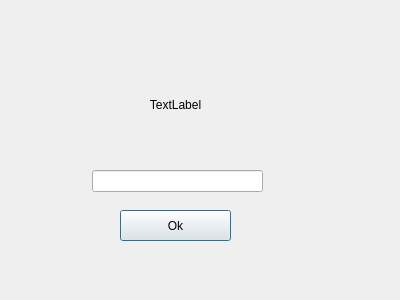
<?xml version="1.0" encoding="UTF-8"?>
<ui version="4.0">
 <class>Dialog</class>
 <widget class="QDialog" name="Dialog">
  <property name="geometry">
   <rect>
    <x>0</x>
    <y>0</y>
    <width>400</width>
    <height>300</height>
   </rect>
  </property>
  <property name="windowTitle">
   <string>Введіть значення</string>
  </property>
  <widget class="QLabel" name="label">
   <property name="geometry">
    <rect>
     <x>90</x>
     <y>90</y>
     <width>171</width>
     <height>31</height>
    </rect>
   </property>
   <property name="text">
    <string>&lt;html&gt;&lt;head/&gt;&lt;body&gt;&lt;p align=&quot;center&quot;&gt;TextLabel&lt;/p&gt;&lt;/body&gt;&lt;/html&gt;</string>
   </property>
  </widget>
  <widget class="QLineEdit" name="lineEdit">
   <property name="geometry">
    <rect>
     <x>92</x>
     <y>170</y>
     <width>171</width>
     <height>22</height>
    </rect>
   </property>
   <property name="text">
    <string/>
   </property>
  </widget>
  <widget class="QPushButton" name="pushButton">
   <property name="geometry">
    <rect>
     <x>120</x>
     <y>210</y>
     <width>111</width>
     <height>31</height>
    </rect>
   </property>
   <property name="text">
    <string>Ok</string>
   </property>
  </widget>
 </widget>
 <resources/>
 <connections/>
</ui>
